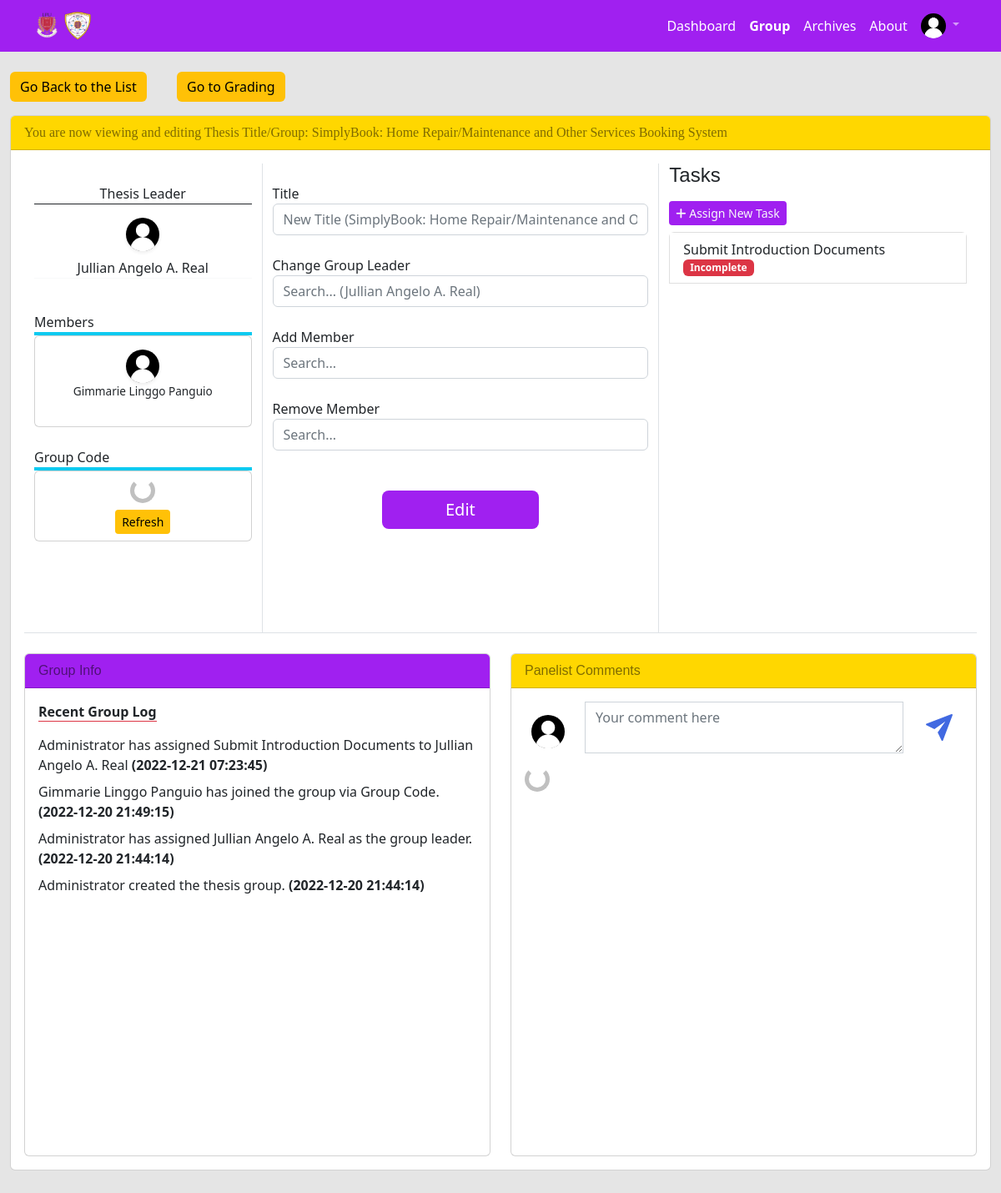
Screenshot of /admin/edit_group.php?id=53 (signed in) with the database file from the repository.
### tables this page shows
CREATE TABLE `groups` (
  `groupid` int(11) NOT NULL,
  `creation` datetime NOT NULL,
  `created_by` int(11) NOT NULL,
  `group_leader` int(11) NOT NULL,
  `group_title` varchar(255) NOT NULL,
  `group_code` varchar(6) NOT NULL
);

CREATE TABLE `users` (
  `id` int(11) NOT NULL,
  `date` datetime NOT NULL,
  `last_seen` timestamp NOT NULL DEFAULT current_timestamp(),
  `ip_addr` varchar(45) NOT NULL,
  `fullname` varchar(100) NOT NULL,
  `username` varchar(30) NOT NULL,
  `group_id` int(11) NOT NULL DEFAULT 0,
  `email` varchar(100) NOT NULL,
  `email_verified` varchar(100) DEFAULT NULL,
  `password` varchar(255) NOT NULL,
  `image` varchar(255) NOT NULL DEFAULT 'default_profile.jpg',
  `role` tinyint(4) DEFAULT 0,
  `advised_by` int(11) NOT NULL DEFAULT 0
);

CREATE TABLE `tasks` (
  `taskid` int(11) NOT NULL,
  `taskgroup` int(11) NOT NULL,
  `tasktitle` varchar(120) NOT NULL,
  `taskdetail` text NOT NULL,
  `taskstart` datetime NOT NULL,
  `taskdue` datetime NOT NULL,
  `taskadmin` int(11) NOT NULL,
  `taskassignedto` int(11) NOT NULL,
  `taskstatus` int(11) NOT NULL DEFAULT 0
);

CREATE TABLE `group_logs` (
  `id` int(11) NOT NULL,
  `groupid` int(11) NOT NULL,
  `log_date` datetime NOT NULL,
  `log_details` varchar(256) NOT NULL
);

### admin/edit_group.php (the view, shortened to what the rows shown need)
<?php
    require "../libs/functions.php";
    if(isset($_GET['id']))
	{
		$groupid = $_GET['id'];
        $query = "SELECT * FROM groups WHERE groupid = :id LIMIT 1;";
        $selectStm = $con->prepare($query);
        $selectStm->execute(['id' => $groupid]);
        $row = $selectStm->fetch(PDO::FETCH_ASSOC);
	}
?>
<!DOCTYPE html>
<html>
    <head>
        <link href="../bootstrap/css/bootstrap.min.css" rel="stylesheet" media="nope!" onload="this.media='all'">
        <link rel="stylesheet" href="../css/style.css">
        <link rel="stylesheet" href="https://cdnjs.cloudflare.com/ajax/libs/font-awesome/6.2.0/css/all.min.css" />
        <link rel="stylesheet" href="https://cdnjs.cloudflare.com/ajax/libs/flatpickr/4.6.13/flatpickr.min.css" />
    </head>
    <body>
        <div class="grey-wrapper">
            <div class="container-fluid mt-4 mb-5">
                <div class="card">
                    <div class="card-header text-black-50" style="background-color: #FFD700; font-family: cursive;"><?php echo "You are now viewing and editing Thesis Title/Group: " .$row['group_title']; ?></div>
                    <div class="card-body">
                        <div class="row mx-auto d-flex justify-content-evenly mb-4">
                            <div class="col-md-12">
                                <div class="row">
                                    <div class="col-md-3 border-end border-bottom">
                                        <div class="d-flex flex-column text-left">
                                            <?php
                                                $query = "SELECT fullname, image FROM users WHERE id = :id LIMIT 1;";
                                                $selectStm = $con->prepare($query);
                                                $selectStm->execute(['id' => $row['group_leader']]);
                                                if($selectStm->rowCount() > 0):
                                                $rows = $selectStm->fetch(PDO::FETCH_ASSOC);
                                            ?>
                                            <label for="" class="border-bottom border-dark text-center mt-4">Thesis Leader</label>
                                            <div class="text-center mt-3">
                                                <img src="<?php echo '../assets/profile_pictures/' .$rows['image'] ?>" class="rounded-circle shadow-sm border-info img-sm mr-3" style="width: 40px; height: 40px;" alt="Avatar" />
                                                <p class="border-bottom border-light mt-2"><?php echo $rows['fullname']; ?></p>
                                            </div>
                                            <?php endif; ?>
                                            <div class="card">
                                                <div class="card-body" id="members">
                                                    <div class="row d-flex justify-content-start">
                                                        <?php
                                                        $query = "SELECT id, fullname, image FROM users WHERE group_id = :id";
                                                        $selectStm = $con->prepare($query);
                                                        $selectStm->execute(['id' => $row['groupid']]);
                                                        if($selectStm->rowCount() >= 2):
                                                        while($rows = $selectStm->fetch(PDO::FETCH_ASSOC)):
                                                            if($row['group_leader'] == $rows['id']) continue;
                                                        ?>
                                                        <div class="col text-center">
                                                            <img src="<?php echo '../assets/profile_pictures/' .$rows['image'] ?>" class="rounded-circle shadow-sm border-info img-sm mr-3" style="width: 40px; height: 40px;" alt="Avatar" />
                                                            <p><?php echo $rows['fullname']; ?></p>
                                                        </div>
                                                        <?php endwhile; ?>
                                                        <?php else: ?>
                                                        <div class="col">
                                                            No other group members were found.
                                                        </div>
                                                        <?php endif; ?>
                                                    </div>
                                                </div>
                                            </div>
                                        </div>
                                    </div>
                                    <div class="col-md-5 border-end border-bottom">
                                        <form method="post" enctype="multipart/form-data">
                                            <div class="form-group">
                                                <label for="" class="mt-4">Title</label>
                                                <input type="text" name="group_title" class="col-sm-10 form-control" placeholder="New Title (<?php echo $row['group_title']?>)">
                                            </div>
                                            <div class="form-group">
                                                <label for="" class="mt-4">Change Group Leader</label>
                                                <input type="text" id="group_leader" name="group_leader" class="col-sm-10 form-control" placeholder="Search... (<?php echo getFullName($row['group_leader']); ?>)">
                                            </div>
                                        </form>
                                    </div>
                                    <div class="col-md-4 border-bottom">
                                        <ul id="task-content" class="list-group">
                                            <?php
                                            $selectStmt = $con->prepare('SELECT * FROM tasks WHERE taskgroup = :id ORDER BY taskid DESC;');
                                            $selectStmt->execute(['id' => $groupid]);
                                            if($selectStmt->rowCount() > 0):
                                                while($rows = $selectStmt->fetch(PDO::FETCH_ASSOC)):
                                            ?>
                                            <a href="./edit_task.php?id=<?php echo $rows['taskid']; ?>" title="Edit" data-toggle="tootlip">
                                                <li class="list-group-item">
                                                    <?php
                                                        echo $rows['tasktitle'] . ' ';
                                                        switch($rows['taskstatus']) {
                                                            case 0:
                                                                echo '<span class="badge bg-danger tg-white">Incomplete</span>';
                                                                break;
                                                        }
                                                    ?>
                                                </li>
                                            </a>
                                            <?php endwhile; ?>
                                            <?php else: ?>
                                                <li class="list-group-item">No task found</li>
                                            <?php endif; ?>
                                        </ul>
                                    </div>
                                </div>
                            </div>
                        </div>
                        <div class="row">
                            <div class="col-lg-6">
                                <div class="card">
                                    <div id="group-content" class="card-body">
                                        <div class="row">
                                            <div id="group-logs">
                                                <dl>
                                                    <?php
                                                        $query = "SELECT * FROM group_logs WHERE groupid = :id ORDER BY id DESC LIMIT 5;";
                                                        $selectStmt = $con->prepare($query);
                                                        $selectStmt->bindValue('id', $groupid, PDO::PARAM_INT);
                                                        $selectStmt->execute();
                                                    ?>
                                                    <?php if($selectStmt->rowCount() > 0): ?>
                                                        <?php while($activities_row = $selectStmt->fetch(PDO::FETCH_ASSOC)): ?>
                                                            <dd><?php echo $activities_row['log_details'] . " <strong>(" . $activities_row['log_date'] . ")</strong>"; ?></dd>
                                                        <?php endwhile; ?>
                                                    <?php else: ?>
                                                        <tr class="table-light text-center">
                                                            <dd>No recent activities.</dd>
                                                        </tr>
                                                    <?php endif; ?>
                                                </dl>
                                            </div>
                                        </div>
                                    </div>
                                </div>
                            </div>
                        </div>
                    </div>
                </div>
            </div>
        </div>
    </body>
</html>

### rows the page displays
groups: group_title "SimplyBook: Home Repair/Maintenance and Other Services Booking System", group_title "New Title (SimplyBook: Home Repair/Maintenance and Other Services Booking System)", group_leader "Search... (Jullian Angelo A. Real)"
users: image (placeholder picture), fullname "Jullian Angelo A. Real"
users: image (placeholder picture), fullname "Gimmarie Linggo Panguio"
tasks: tasktitle "Submit Introduction Documents", taskstatus "Incomplete"
group_logs: log_details "Administrator has assigned Submit Introduction Documents to Jullian Angelo A. Real", log_date "2022-12-21 07:23:45"
group_logs: log_details "Gimmarie Linggo Panguio has joined the group via Group Code.", log_date "2022-12-20 21:49:15"
group_logs: log_details "Administrator has assigned Jullian Angelo A. Real as the group leader.", log_date "2022-12-20 21:44:14"
group_logs: log_details "Administrator created the thesis group.", log_date "2022-12-20 21:44:14"
